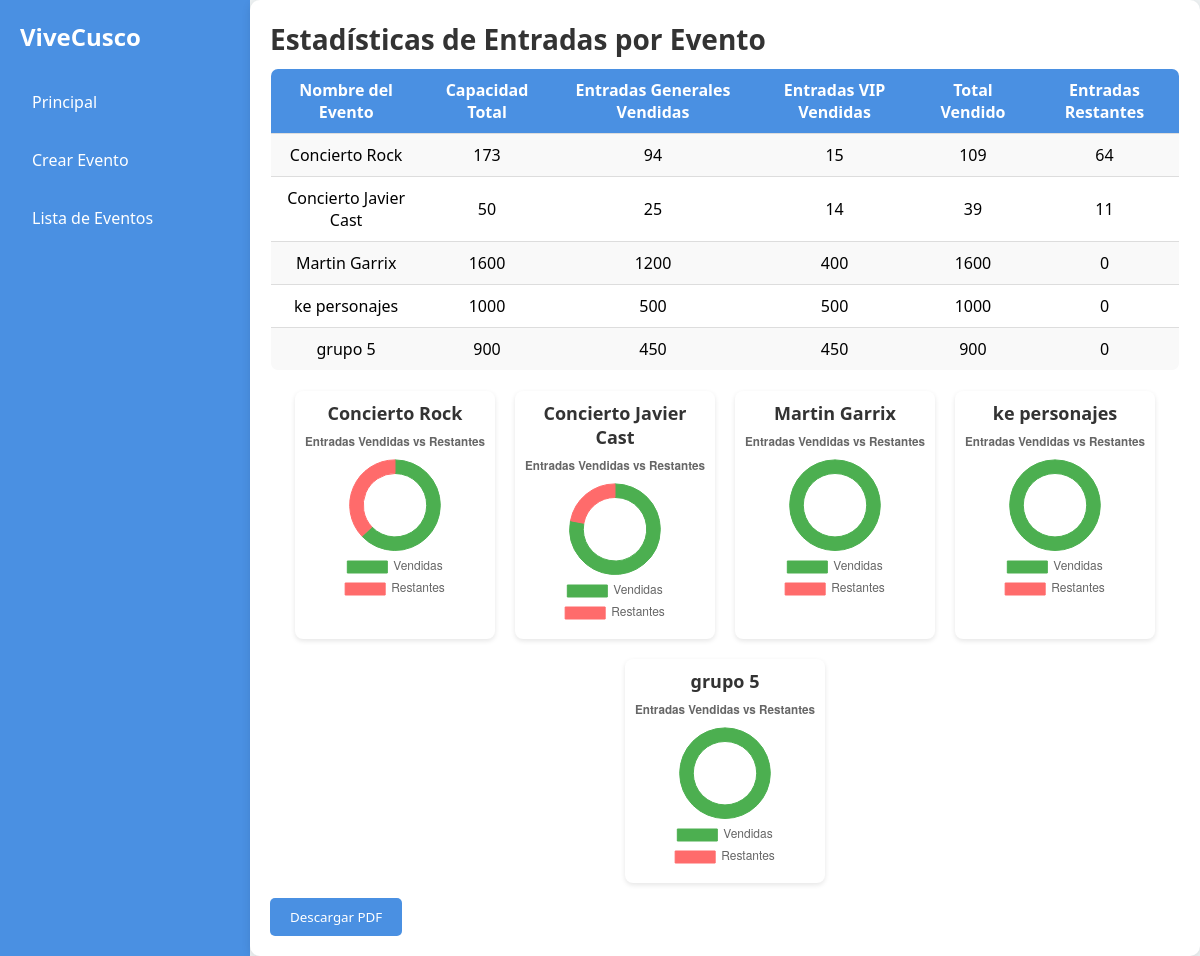
Before: /administracion/estadisticas.php with the older database file.
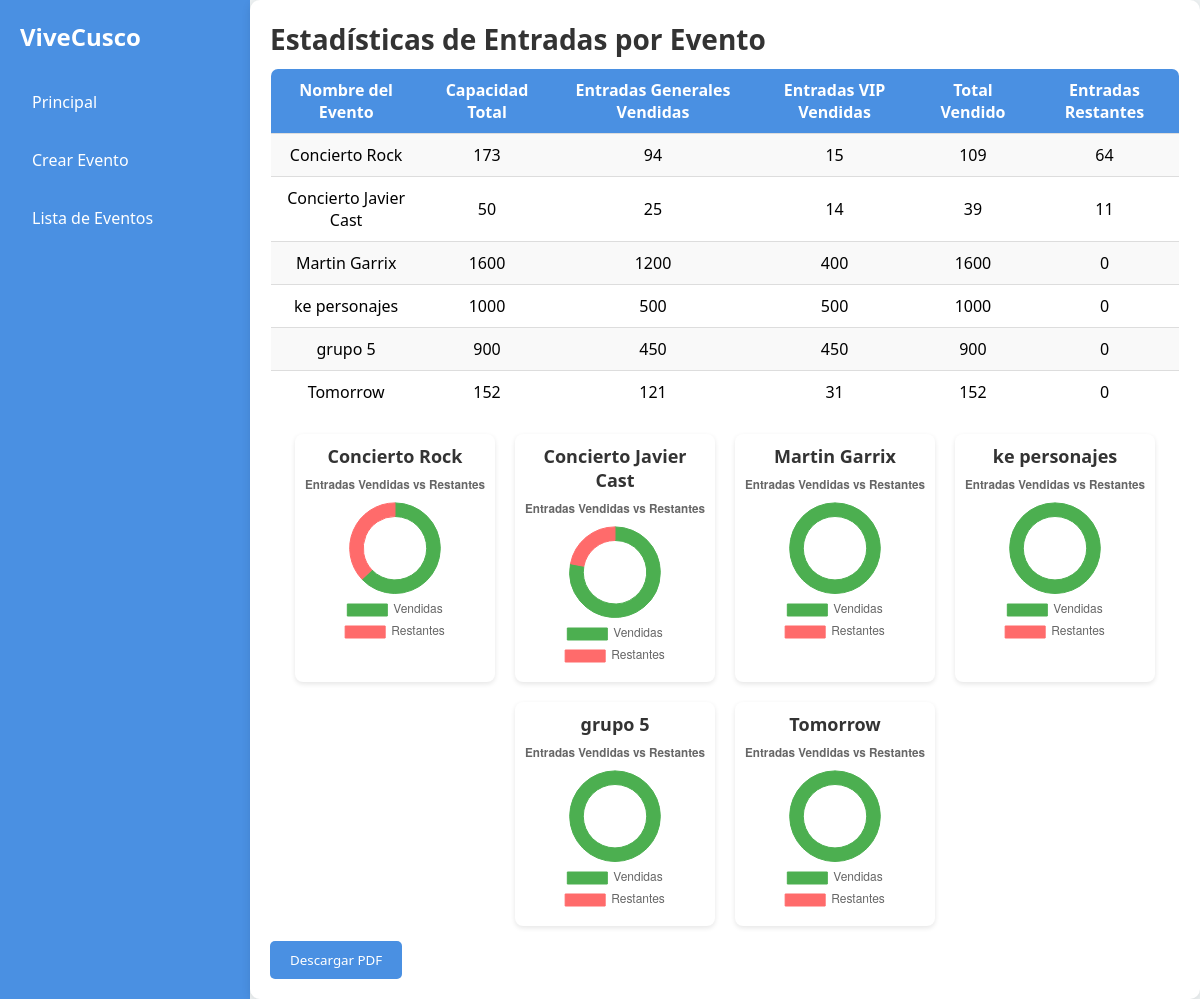
After: the same page with the newer database file.
### tables this page shows
CREATE TABLE `evento` (
  `idEvento` int(11) NOT NULL,
  `nombreEvento` varchar(150) NOT NULL,
  `descripcionEvento` text DEFAULT NULL,
  `fechahoraEvento` datetime NOT NULL,
  `categoriaEvento` varchar(50) DEFAULT NULL,
  `capacidadEvento` int(11) NOT NULL,
  `entradasGeneralEvento` int(11) NOT NULL,
  `entradasVipEvento` int(11) NOT NULL,
  `imagenEvento` varchar(255) DEFAULT NULL
);

### administracion/estadisticas.php (the view, shortened to what this page needs)
<!DOCTYPE html>
<html lang="es">
<head>
</head>
<body>
    <?php
    include '../conexion.php';
    $sql = "SELECT idEvento, nombreEvento, capacidadEvento, entradasGeneralEvento, entradasVipEvento FROM evento";
    $result = $conn->query($sql);
    ?>
    <div class="sidebar">
        <h2>ViveCusco</h2>
        <a href="./home.php">Principal</a>
        <a href="./crear_evento.php">Crear Evento</a>
        <a href="./lista_eventos.php">Lista de Eventos</a>
    </div>
    <div class="main-content" id="contentToDownload">
        <h1>Estadísticas de Entradas por Evento</h1>
        <table>
            <tr>
                <th>Nombre del Evento</th>
                <th>Capacidad Total</th>
                <th>Entradas Generales Vendidas</th>
                <th>Entradas VIP Vendidas</th>
                <th>Total Vendido</th>
                <th>Entradas Restantes</th>
            </tr>
            <?php
            $eventos_data = [];
            if ($result->num_rows > 0) {
                while($row = $result->fetch_assoc()) {
                    $total_vendido = $row['entradasGeneralEvento'] + $row['entradasVipEvento'];
                    $entradas_restantes = $row['capacidadEvento'] - $total_vendido;
                    $eventos_data[] = [
                        'nombre' => $row['nombreEvento'],
                        'vendidas' => $total_vendido,
                        'restantes' => $entradas_restantes
                    ];
                    echo "<tr>";
                    echo "<td>" . htmlspecialchars($row['nombreEvento']) . "</td>";
                    echo "<td>" . $row['capacidadEvento'] . "</td>";
                    echo "<td>" . $row['entradasGeneralEvento'] . "</td>";
                    echo "<td>" . $row['entradasVipEvento'] . "</td>";
                    echo "<td>" . $total_vendido . "</td>";
                    echo "<td>" . $entradas_restantes . "</td>";
                    echo "</tr>";
                }
            } else {
                echo "<tr><td colspan='6'>No hay eventos disponibles</td></tr>";
            }
            ?>
        </table>
        <div class="chart-container">
            <?php foreach ($eventos_data as $index => $evento): ?>
                <div class="chart">
                    <h3><?php echo htmlspecialchars($evento['nombre']); ?></h3>
                    <canvas id="chart-<?php echo $index; ?>" width="200" height="200"></canvas>
                </div>
            <?php endforeach; ?>
        </div>
        <button class="button" onclick="downloadPDF()">Descargar PDF</button>
    </div>
</body>
</html>

Changed rows visible on the page:
added evento: nombreEvento "Tomorrow", capacidadEvento "152", entradasGeneralEvento "121", entradasVipEvento "31", total_vendido "152", entradas_restantes "0"
